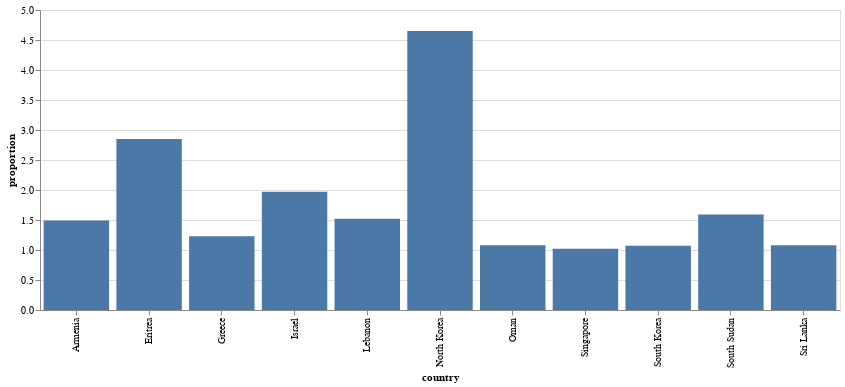

Source (notebook cell):
### Code cell
chart= (alt.Chart(proportion)
            .mark_bar()
            .encode(x = 'country', y="proportion").properties(width = 800))
chart.save("proportion.png")
chart

### Figure 1 — Vega-Lite specification as saved in the notebook (floating-point values rounded to 4 significant figures)
{"config": {"view": {"continuousWidth": 400, "continuousHeight": 300}}, "data": {"name": "data-afff5f890fb936e53eb877a7b37612cb"}, "mark": "bar", "encoding": {"x": {"type": "nominal", "field": "country"}, "y": {"type": "quantitative", "field": "proportion"}}, "width": 800, "$schema": "https://vega.github.io/schema/vega-lite/v4.8.1.json", "datasets": {"data-afff5f890fb936e53eb877a7b37612cb": [{"country": "Armenia", "active_personnel": 45000, "total_population": 3011609, "proportion": 1.49}, {"country": "Eritrea", "active_personnel": 175000, "total_population": 6147398, "proportion": 2.85}, {"country": "Greece", "active_personnel": 130000, "total_population": 10569703, "proportion": 1.23}, {"country": "Israel", "active_personnel": 173000, "total_population": 8787045, "proportion": 1.97}, {"country": "Lebanon", "active_personnel": 80000, "total_population": 5261372, "proportion": 1.52}, {"country": "North Korea", "active_personnel": 1200000, "total_population": 25831360, "proportion": 4.65}, {"country": "Oman", "active_personnel": 40000, "total_population": 3694755, "proportion": 1.08}, {"country": "Singapore", "active_personnel": 60000, "total_population": 5866139, "proportion": 1.02}, {"country": "South Korea", "active_personnel": 555000, "total_population": 51715162, "proportion": 1.07}, {"country": "South Sudan", "active_personnel": 175000, "total_population": 10984074, "proportion": 1.59}, {"country": "Sri Lanka", "active_personnel": 250000, "total_population": 23044123, "proportion": 1.08}]}}
